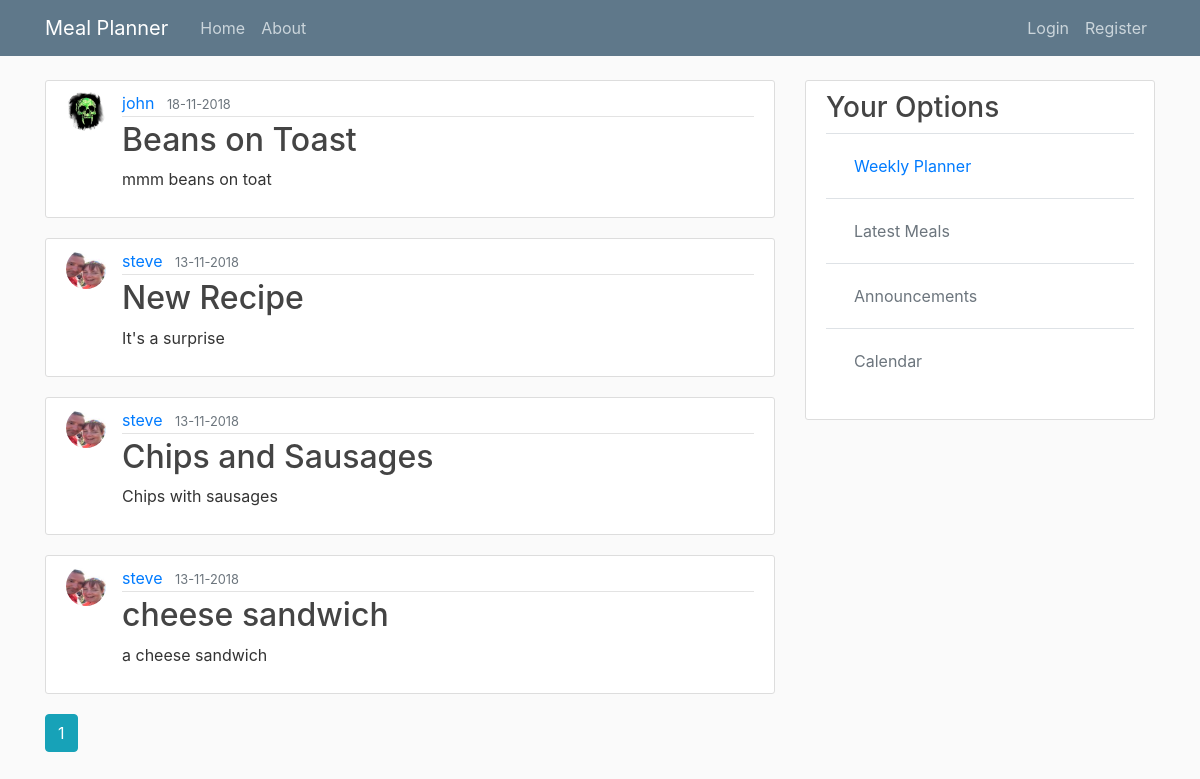
Page /home on the earlier database version.
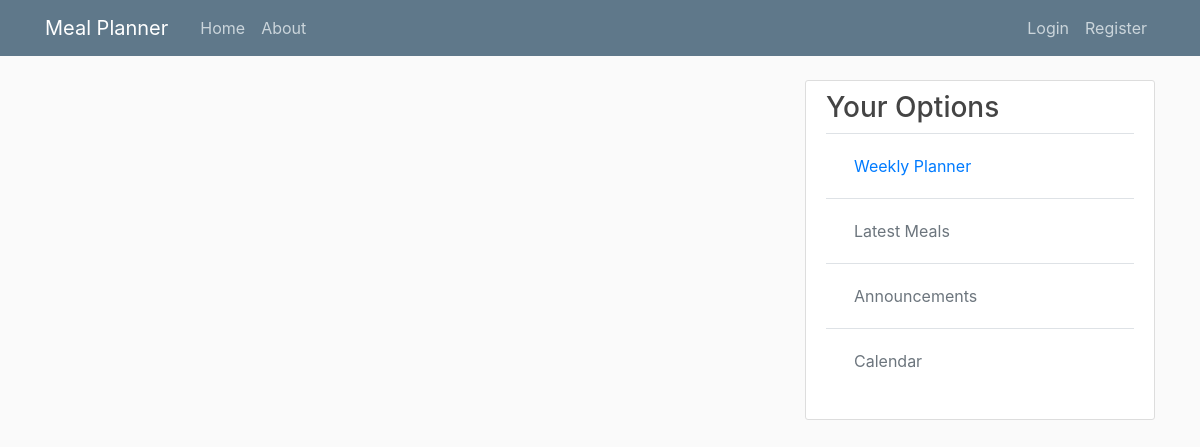
Same page on the later database version.
### mymeal/models.py (models this page shows, shortened)
class Recipe(db.Model):
    id = db.Column(db.Integer, primary_key=True)
    title = db.Column(db.String(100), nullable=False)
    date_posted = db.Column(db.DateTime, nullable=False, default=datetime.utcnow)
    description = db.Column(db.Text, nullable=False)
    serves = db.Column(db.Integer, nullable=False, default='01')
    recipe_type = db.Column(db.String(15), nullable=False)
    ingredients = db.relationship('Ingredient', backref='meal', lazy=True)
    user_id = db.Column(db.Integer, db.ForeignKey('user.id'), nullable=False)
    recipe_book = db.Column(db.String(100))
    recipe_book_page = db.Column(db.Integer, default='01')

class User(db.Model, UserMixin):
    id = db.Column(db.Integer, primary_key=True)
    username = db.Column(db.String(20), unique=True, nullable=False)
    email = db.Column(db.String(120), unique=True, nullable=False)
    image_file = db.Column(db.String(20), nullable=False, default='default.png')
    password = db.Column(db.String(60), nullable=False)
    recipes = db.relationship('Recipe', backref='author', lazy=True)

### mymeal/main/routes.py (the view)
@main.route('/')
@main.route('/home')
def home():
    page = request.args.get('page', 1, type=int)
    recipes = Recipe.query.order_by(Recipe.date_posted.desc()).paginate(page=page, per_page=5)
    return render_template('home.html', title='Home', recipes=recipes)

### mymeal/templates/home.html
{% extends 'layout.html' %}
{% block content %}
    {% for recipe in recipes.items %}
        <article class="media content-section">
            <img class="rounded-circle article-img" src="{{ url_for('static', filename='profile_pics/' + recipe.author.image_file) }}">
          <div class="media-body">
            <div class="article-metadata">
              <a class="mr-2" href="{{ url_for('users.user_recipes', username=recipe.author.username) }}">{{ recipe.author.username }}</a>
              <small class="text-muted">{{ recipe.date_posted.strftime('%d-%m-%Y') }}</small>
            </div>
            <h2><a class="article-title" href="{{ url_for('recipes.recipe', recipe_id=recipe.id) }}">{{ recipe.title }}</a></h2>
            <p class="article-content">{{ recipe.description }}</p>
          </div>
        </article>
    {% endfor %}
    {% for page_num in recipes.iter_pages(left_edge=1, right_edge=1, left_current=1, right_current=2) %}
        {% if page_num %}
            {% if recipes.page == page_num %}
                <a class="btn btn-info mb-4" href="{{ url_for('main.home', page=page_num) }}">{{ page_num }}</a>
            {% else %}
                <a class="btn btn-outline-info mb-4" href="{{ url_for('main.home', page=page_num) }}">{{ page_num }}</a>
            {% endif %}
        {% else %}
            ...
        {% endif %}
    {% endfor %}
{% endblock %}

### mymeal/templates/layout.html (shortened to what this page needs)
<!DOCTYPE html>
<html>
<head>
    <link rel="stylesheet" href="https://stackpath.bootstrapcdn.com/bootstrap/4.1.3/css/bootstrap.min.css">
    <link rel="stylesheet" type="text/css" href="{{ url_for('static', filename='main.css') }}">
</head>
<body>
    <header class="site-header">
      <nav class="navbar navbar-expand-md navbar-dark bg-steel fixed-top">
        <div class="container">
          <a class="navbar-brand mr-4" href="/">Meal Planner</a>
          <div class="collapse navbar-collapse" id="navbarToggle">
            <div class="navbar-nav mr-auto">
              <a class="nav-item nav-link" href="{{ url_for('main.home') }}">Home</a>
              <a class="nav-item nav-link" href="{{ url_for('main.about') }}">About</a>
            </div>
            <div class="navbar-nav">
                {% if current_user.is_authenticated %}
                    <a class="nav-item nav-link" href="{{ url_for('recipes.new_recipe') }}">Create Recipe</a>
                    <a class="nav-item nav-link" href="{{ url_for('users.account') }}">Account</a>
                    <a class="nav-item nav-link" href="{{ url_for('users.logout') }}">Logout</a>
                    <img class="rounded-circle  article-img" src="{{ url_for('static', filename='profile_pics/' + current_user.image_file) }}">
                {% else %}
                  <a class="nav-item nav-link" href="{{ url_for('users.login') }}">Login</a>
                  <a class="nav-item nav-link" href="{{ url_for('users.register') }}">Register</a>
                {% endif %}
            </div>
          </div>
        </div>
      </nav>
    </header>
    <main role="main" class="container">
      <div class="row">
        <div class="col-md-8">
            {% block content %}{% endblock %}
        </div>
        <div class="col-md-4">
            <div class="content-section">
            <h3>Your Options</h3>
                <table class="table table-hover">
                  <tbody>
                    <tr>
                      <td>
                          <a class="nav-item nav-link" href="{{ url_for('weekly.new_week') }}">Weekly Planner</a>
                      </td>
                    </tr>
                    <tr>
                      <td>
                          <a class="nav-item nav-link disabled" href="#">Latest Meals</a>
                      </td>
                    </tr>
                    <tr>
                      <td>
                          <a class="nav-item nav-link disabled" href="#">Announcements</a>
                      </td>
                    </tr>
                    <tr>
                      <td>
                          <a class="nav-item nav-link disabled" href="#">Calendar</a>
                      </td>
                    </tr>
                  </tbody>
                </table>
          </div>
        </div>
      </div>
    </main>
</body>
</html>

### mymeal/static/main.css (style rules this page uses)
body { background: #fafafa; color: #333333; margin-top: 5rem; }
h1, h2, h3, h4, h5, h6 { color: #444444; }
.bg-steel { background-color: #5f788a; }
.site-header .navbar-nav .nav-link { color: #cbd5db; }
.content-section { background: #ffffff; padding: 10px 20px; border: 1px solid #dddddd; border-radius: 3px; margin-bottom: 20px; }

Differences in the rows shown:
removed Recipe: image_file (picture), author.username "john", date_posted "18-11-2018", title "Beans on Toast", description "mmm beans on toat"
removed Recipe: image_file (picture), author.username "steve", date_posted "13-11-2018", title "New Recipe", description "It's a surprise"
removed Recipe: image_file (picture), author.username "steve", date_posted "13-11-2018", title "Chips and Sausages", description "Chips with sausages"
removed Recipe: image_file (picture), author.username "steve", date_posted "13-11-2018", title "cheese sandwich", description "a cheese sandwich"
Other differences:
list line gone: "1"
